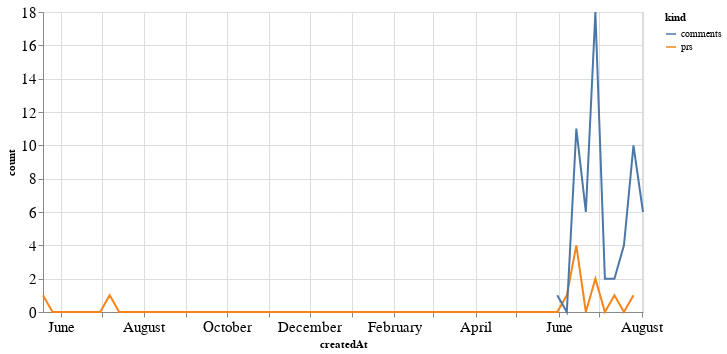

Notebook cell for this chart:
### Code cell
alt.Chart(total_time, width=600).mark_line().encode(
    x='createdAt',
    y='count',
    color='kind'
)

### Figure 1 — Vega-Lite specification as saved in the notebook (floating-point values rounded to 4 significant figures)
{"config": {"axisLeft": {"labelFontSize": 15}, "axisBottom": {"labelFontSize": 15}}, "data": {"name": "data-9d9b608b92ab548be71ec3f7ed6df6d5"}, "mark": "line", "encoding": {"color": {"type": "nominal", "field": "kind"}, "x": {"type": "temporal", "field": "createdAt"}, "y": {"type": "quantitative", "field": "count"}}, "width": 600, "$schema": "https://vega.github.io/schema/vega-lite/v4.8.1.json", "datasets": {"data-9d9b608b92ab548be71ec3f7ed6df6d5": [{"createdAt": "2019-05-19T00:00:00", "kind": "prs", "count": 1.0}, {"createdAt": "2019-05-26T00:00:00", "kind": "prs", "count": 0.0}, {"createdAt": "2019-06-02T00:00:00", "kind": "prs", "count": 0.0}, {"createdAt": "2019-06-09T00:00:00", "kind": "prs", "count": 0.0}, {"createdAt": "2019-06-16T00:00:00", "kind": "prs", "count": 0.0}, {"createdAt": "2019-06-23T00:00:00", "kind": "prs", "count": 0.0}, {"createdAt": "2019-06-30T00:00:00", "kind": "prs", "count": 0.0}, {"createdAt": "2019-07-07T00:00:00", "kind": "prs", "count": 1.0}, {"createdAt": "2019-07-14T00:00:00", "kind": "prs", "count": 0.0}, {"createdAt": "2019-07-21T00:00:00", "kind": "prs", "count": 0.0}, {"createdAt": "2019-07-28T00:00:00", "kind": "prs", "count": 0.0}, {"createdAt": "2019-08-04T00:00:00", "kind": "prs", "count": 0.0}, {"createdAt": "2019-08-11T00:00:00", "kind": "prs", "count": 0.0}, {"createdAt": "2019-08-18T00:00:00", "kind": "prs", "count": 0.0}, {"createdAt": "2019-08-25T00:00:00", "kind": "prs", "count": 0.0}, {"createdAt": "2019-09-01T00:00:00", "kind": "prs", "count": 0.0}, {"createdAt": "2019-09-08T00:00:00", "kind": "prs", "count": 0.0}, {"createdAt": "2019-09-15T00:00:00", "kind": "prs", "count": 0.0}, {"createdAt": "2019-09-22T00:00:00", "kind": "prs", "count": 0.0}, {"createdAt": "2019-09-29T00:00:00", "kind": "prs", "count": 0.0}, {"createdAt": "2019-10-06T00:00:00", "kind": "prs", "count": 0.0}, {"createdAt": "2019-10-13T00:00:00", "kind": "prs", "count": 0.0}, {"createdAt": "2019-10-20T00:00:00", "kind": "prs", "count": 0.0}, {"createdAt": "2019-10-27T00:00:00", "kind": "prs", "count": 0.0}, {"createdAt": "2019-11-03T00:00:00", "kind": "prs", "count": 0.0}, {"createdAt": "2019-11-10T00:00:00", "kind": "prs", "count": 0.0}, {"createdAt": "2019-11-17T00:00:00", "kind": "prs", "count": 0.0}, {"createdAt": "2019-11-24T00:00:00", "kind": "prs", "count": 0.0}, {"createdAt": "2019-12-01T00:00:00", "kind": "prs", "count": 0.0}, {"createdAt": "2019-12-08T00:00:00", "kind": "prs", "count": 0.0}, {"createdAt": "2019-12-15T00:00:00", "kind": "prs", "count": 0.0}, {"createdAt": "2019-12-22T00:00:00", "kind": "prs", "count": 0.0}, {"createdAt": "2019-12-29T00:00:00", "kind": "prs", "count": 0.0}, {"createdAt": "2020-01-05T00:00:00", "kind": "prs", "count": 0.0}, {"createdAt": "2020-01-12T00:00:00", "kind": "prs", "count": 0.0}, {"createdAt": "2020-01-19T00:00:00", "kind": "prs", "count": 0.0}, {"createdAt": "2020-01-26T00:00:00", "kind": "prs", "count": 0.0}, {"createdAt": "2020-02-02T00:00:00", "kind": "prs", "count": 0.0}, {"createdAt": "2020-02-09T00:00:00", "kind": "prs", "count": 0.0}, {"createdAt": "2020-02-16T00:00:00", "kind": "prs", "count": 0.0}, {"createdAt": "2020-02-23T00:00:00", "kind": "prs", "count": 0.0}, {"createdAt": "2020-03-01T00:00:00", "kind": "prs", "count": 0.0}, {"createdAt": "2020-03-08T00:00:00", "kind": "prs", "count": 0.0}, {"createdAt": "2020-03-15T00:00:00", "kind": "prs", "count": 0.0}, {"createdAt": "2020-03-22T00:00:00", "kind": "prs", "count": 0.0}, {"createdAt": "2020-03-29T00:00:00", "kind": "prs", "count": 0.0}, {"createdAt": "2020-04-05T00:00:00", "kind": "prs", "count": 0.0}, {"createdAt": "2020-04-12T00:00:00", "kind": "prs", "count": 0.0}, {"createdAt": "2020-04-19T00:00:00", "kind": "prs", "count": 0.0}, {"createdAt": "2020-04-26T00:00:00", "kind": "prs", "count": 0.0}, {"createdAt": "2020-05-03T00:00:00", "kind": "prs", "count": 0.0}, {"createdAt": "2020-05-10T00:00:00", "kind": "prs", "count": 0.0}, {"createdAt": "2020-05-17T00:00:00", "kind": "prs", "count": 0.0}, {"createdAt": "2020-05-24T00:00:00", "kind": "prs", "count": 0.0}, {"createdAt": "2020-05-31T00:00:00", "kind": "prs", "count": 0.0}, {"createdAt": "2020-06-07T00:00:00", "kind": "prs", "count": 1.0}, {"createdAt": "2020-06-14T00:00:00", "kind": "prs", "count": 4.0}, {"createdAt": "2020-06-21T00:00:00", "kind": "prs", "count": 0.0}, {"createdAt": "2020-06-28T00:00:00", "kind": "prs", "count": 2.0}, {"createdAt": "2020-07-05T00:00:00", "kind": "prs", "count": 0.0}, {"createdAt": "2020-07-12T00:00:00", "kind": "prs", "count": 1.0}, {"createdAt": "2020-07-19T00:00:00", "kind": "prs", "count": 0.0}, {"createdAt": "2020-07-26T00:00:00", "kind": "prs", "count": 1.0}, {"createdAt": "2020-08-02T00:00:00", "kind": "prs", "count": null}, {"createdAt": "2019-05-19T00:00:00", "kind": "comments", "count": null}, {"createdAt": "2019-05-26T00:00:00", "kind": "comments", "count": null}, {"createdAt": "2019-06-02T00:00:00", "kind": "comments", "count": null}, {"createdAt": "2019-06-09T00:00:00", "kind": "comments", "count": null}, {"createdAt": "2019-06-16T00:00:00", "kind": "comments", "count": null}, {"createdAt": "2019-06-23T00:00:00", "kind": "comments", "count": null}, {"createdAt": "2019-06-30T00:00:00", "kind": "comments", "count": null}, {"createdAt": "2019-07-07T00:00:00", "kind": "comments", "count": null}, {"createdAt": "2019-07-14T00:00:00", "kind": "comments", "count": null}, {"createdAt": "2019-07-21T00:00:00", "kind": "comments", "count": null}, {"createdAt": "2019-07-28T00:00:00", "kind": "comments", "count": null}, {"createdAt": "2019-08-04T00:00:00", "kind": "comments", "count": null}, {"createdAt": "2019-08-11T00:00:00", "kind": "comments", "count": null}, {"createdAt": "2019-08-18T00:00:00", "kind": "comments", "count": null}, {"createdAt": "2019-08-25T00:00:00", "kind": "comments", "count": null}, {"createdAt": "2019-09-01T00:00:00", "kind": "comments", "count": null}, {"createdAt": "2019-09-08T00:00:00", "kind": "comments", "count": null}, {"createdAt": "2019-09-15T00:00:00", "kind": "comments", "count": null}, {"createdAt": "2019-09-22T00:00:00", "kind": "comments", "count": null}, {"createdAt": "2019-09-29T00:00:00", "kind": "comments", "count": null}, {"createdAt": "2019-10-06T00:00:00", "kind": "comments", "count": null}, {"createdAt": "2019-10-13T00:00:00", "kind": "comments", "count": null}, {"createdAt": "2019-10-20T00:00:00", "kind": "comments", "count": null}, {"createdAt": "2019-10-27T00:00:00", "kind": "comments", "count": null}, {"createdAt": "2019-11-03T00:00:00", "kind": "comments", "count": null}, {"createdAt": "2019-11-10T00:00:00", "kind": "comments", "count": null}, {"createdAt": "2019-11-17T00:00:00", "kind": "comments", "count": null}, {"createdAt": "2019-11-24T00:00:00", "kind": "comments", "count": null}, {"createdAt": "2019-12-01T00:00:00", "kind": "comments", "count": null}, {"createdAt": "2019-12-08T00:00:00", "kind": "comments", "count": null}, {"createdAt": "2019-12-15T00:00:00", "kind": "comments", "count": null}, {"createdAt": "2019-12-22T00:00:00", "kind": "comments", "count": null}, {"createdAt": "2019-12-29T00:00:00", "kind": "comments", "count": null}, {"createdAt": "2020-01-05T00:00:00", "kind": "comments", "count": null}, {"createdAt": "2020-01-12T00:00:00", "kind": "comments", "count": null}, {"createdAt": "2020-01-19T00:00:00", "kind": "comments", "count": null}, {"createdAt": "2020-01-26T00:00:00", "kind": "comments", "count": null}, {"createdAt": "2020-02-02T00:00:00", "kind": "comments", "count": null}, {"createdAt": "2020-02-09T00:00:00", "kind": "comments", "count": null}, {"createdAt": "2020-02-16T00:00:00", "kind": "comments", "count": null}, {"createdAt": "2020-02-23T00:00:00", "kind": "comments", "count": null}, {"createdAt": "2020-03-01T00:00:00", "kind": "comments", "count": null}, {"createdAt": "2020-03-08T00:00:00", "kind": "comments", "count": null}, {"createdAt": "2020-03-15T00:00:00", "kind": "comments", "count": null}, {"createdAt": "2020-03-22T00:00:00", "kind": "comments", "count": null}, {"createdAt": "2020-03-29T00:00:00", "kind": "comments", "count": null}, {"createdAt": "2020-04-05T00:00:00", "kind": "comments", "count": null}, {"createdAt": "2020-04-12T00:00:00", "kind": "comments", "count": null}, {"createdAt": "2020-04-19T00:00:00", "kind": "comments", "count": null}, {"createdAt": "2020-04-26T00:00:00", "kind": "comments", "count": null}, {"createdAt": "2020-05-03T00:00:00", "kind": "comments", "count": null}, {"createdAt": "2020-05-10T00:00:00", "kind": "comments", "count": null}, {"createdAt": "2020-05-17T00:00:00", "kind": "comments", "count": null}, {"createdAt": "2020-05-24T00:00:00", "kind": "comments", "count": null}, {"createdAt": "2020-05-31T00:00:00", "kind": "comments", "count": 1.0}, {"createdAt": "2020-06-07T00:00:00", "kind": "comments", "count": 0.0}, {"createdAt": "2020-06-14T00:00:00", "kind": "comments", "count": 11.0}, {"createdAt": "2020-06-21T00:00:00", "kind": "comments", "count": 6.0}, {"createdAt": "2020-06-28T00:00:00", "kind": "comments", "count": 18.0}, {"createdAt": "2020-07-05T00:00:00", "kind": "comments", "count": 2.0}, {"createdAt": "2020-07-12T00:00:00", "kind": "comments", "count": 2.0}, {"createdAt": "2020-07-19T00:00:00", "kind": "comments", "count": 4.0}, {"createdAt": "2020-07-26T00:00:00", "kind": "comments", "count": 10.0}, {"createdAt": "2020-08-02T00:00:00", "kind": "comments", "count": 6.0}]}}
